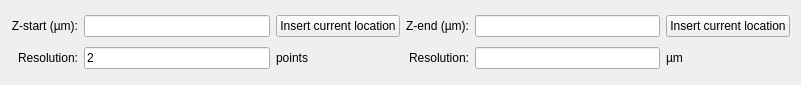
<?xml version="1.0" encoding="UTF-8"?>
<ui version="4.0">
 <class>converter_2Dto3D</class>
 <widget class="QWidget" name="converter_2Dto3D">
  <property name="geometry">
   <rect>
    <x>0</x>
    <y>0</y>
    <width>801</width>
    <height>85</height>
   </rect>
  </property>
  <property name="windowTitle">
   <string>Form</string>
  </property>
  <layout class="QHBoxLayout" name="horizontalLayout">
   <item>
    <layout class="QGridLayout" name="lyt_main">
     <item row="0" column="1">
      <widget class="QLineEdit" name="ent_zstart_um">
       <property name="sizePolicy">
        <sizepolicy hsizetype="Expanding" vsizetype="Fixed">
         <horstretch>1</horstretch>
         <verstretch>0</verstretch>
        </sizepolicy>
       </property>
      </widget>
     </item>
     <item row="0" column="0">
      <widget class="QLabel" name="label">
       <property name="text">
        <string>Z-start (µm):</string>
       </property>
       <property name="alignment">
        <set>Qt::AlignmentFlag::AlignRight|Qt::AlignmentFlag::AlignTrailing|Qt::AlignmentFlag::AlignVCenter</set>
       </property>
      </widget>
     </item>
     <item row="0" column="4">
      <widget class="QLineEdit" name="ent_zend_um">
       <property name="sizePolicy">
        <sizepolicy hsizetype="Expanding" vsizetype="Fixed">
         <horstretch>1</horstretch>
         <verstretch>0</verstretch>
        </sizepolicy>
       </property>
      </widget>
     </item>
     <item row="0" column="3">
      <widget class="QLabel" name="label_2">
       <property name="text">
        <string>Z-end (µm):</string>
       </property>
       <property name="alignment">
        <set>Qt::AlignmentFlag::AlignRight|Qt::AlignmentFlag::AlignTrailing|Qt::AlignmentFlag::AlignVCenter</set>
       </property>
      </widget>
     </item>
     <item row="0" column="2">
      <widget class="QPushButton" name="btn_currcoor_start">
       <property name="text">
        <string>Insert current location</string>
       </property>
      </widget>
     </item>
     <item row="0" column="5">
      <widget class="QPushButton" name="btn_currcoor_end">
       <property name="text">
        <string>Insert current location</string>
       </property>
      </widget>
     </item>
     <item row="1" column="0">
      <widget class="QLabel" name="label_3">
       <property name="text">
        <string>Resolution:</string>
       </property>
       <property name="alignment">
        <set>Qt::AlignmentFlag::AlignRight|Qt::AlignmentFlag::AlignTrailing|Qt::AlignmentFlag::AlignVCenter</set>
       </property>
      </widget>
     </item>
     <item row="1" column="1">
      <widget class="QLineEdit" name="ent_res_pt">
       <property name="sizePolicy">
        <sizepolicy hsizetype="Expanding" vsizetype="Fixed">
         <horstretch>1</horstretch>
         <verstretch>0</verstretch>
        </sizepolicy>
       </property>
       <property name="text">
        <string>2</string>
       </property>
      </widget>
     </item>
     <item row="1" column="2">
      <widget class="QLabel" name="label_4">
       <property name="text">
        <string>points</string>
       </property>
      </widget>
     </item>
     <item row="1" column="3">
      <widget class="QLabel" name="label_6">
       <property name="text">
        <string>Resolution:</string>
       </property>
       <property name="alignment">
        <set>Qt::AlignmentFlag::AlignRight|Qt::AlignmentFlag::AlignTrailing|Qt::AlignmentFlag::AlignVCenter</set>
       </property>
      </widget>
     </item>
     <item row="1" column="4">
      <widget class="QLineEdit" name="ent_res_um">
       <property name="sizePolicy">
        <sizepolicy hsizetype="Expanding" vsizetype="Fixed">
         <horstretch>1</horstretch>
         <verstretch>0</verstretch>
        </sizepolicy>
       </property>
      </widget>
     </item>
     <item row="1" column="5">
      <widget class="QLabel" name="label_5">
       <property name="text">
        <string>µm</string>
       </property>
      </widget>
     </item>
    </layout>
   </item>
  </layout>
 </widget>
 <tabstops>
  <tabstop>ent_zstart_um</tabstop>
  <tabstop>btn_currcoor_start</tabstop>
  <tabstop>ent_zend_um</tabstop>
  <tabstop>btn_currcoor_end</tabstop>
  <tabstop>ent_res_pt</tabstop>
  <tabstop>ent_res_um</tabstop>
 </tabstops>
 <resources/>
 <connections/>
</ui>
